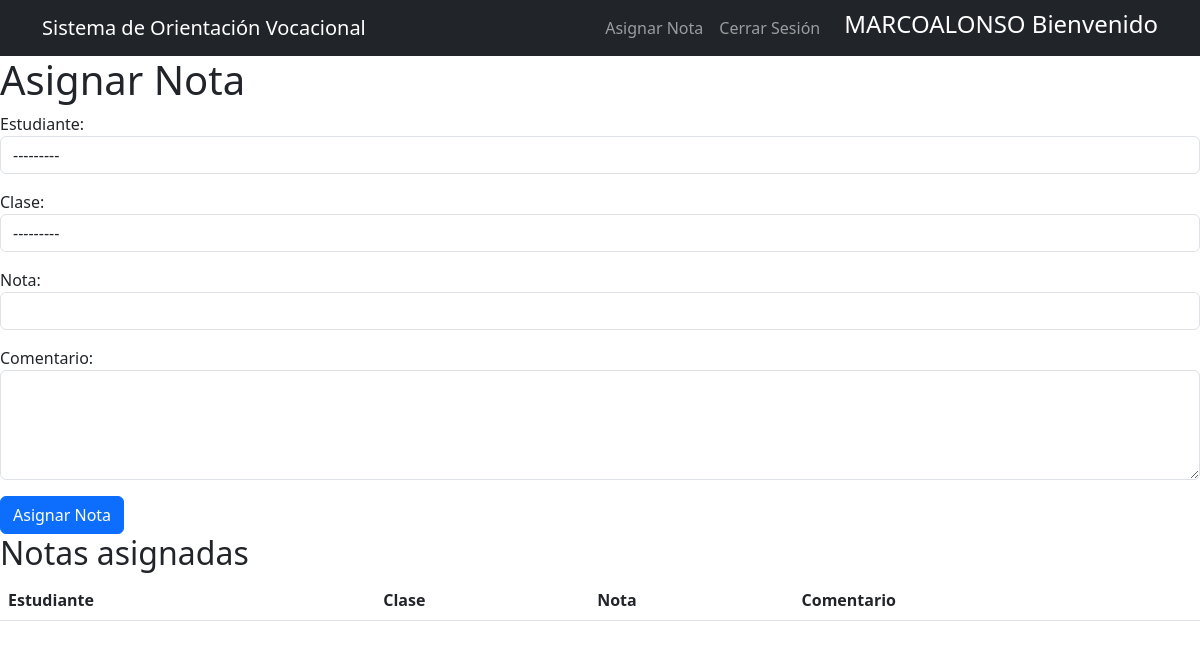
Page /asignarNota/ (signed in) on the earlier database version.
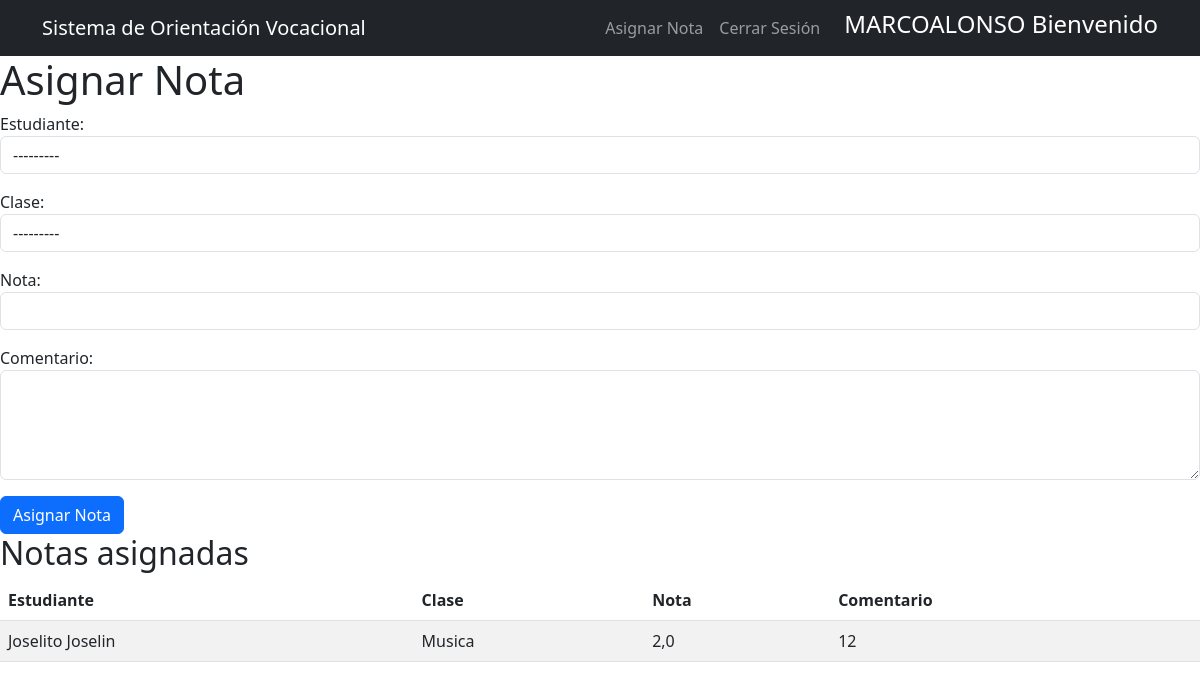
Same page on the later database version.
### Usuarios/models.py (models this page shows, shortened)
class User(AbstractUser):
    ROLES = (
        ('estudiante', 'Estudiante'),
        ('profesor', 'Profesor'),
    )
    role = models.CharField(max_length=10, choices=ROLES, verbose_name="Rol")
    cedula = models.CharField(max_length=10, unique=True, verbose_name="Cédula")
    telefono = models.CharField(max_length=10, verbose_name="Teléfono")
    especialidad = models.CharField(max_length=100, null=True, blank=True, verbose_name="Especialidad")
    fecha_nacimiento = models.DateField(null=True, blank=True, verbose_name="Fecha de Nacimiento")
    direccion = models.TextField(null=True, blank=True, verbose_name="Dirección")
    groups = models.ManyToManyField(
        'auth.Group',
        verbose_name='groups',
        blank=True,
        related_name='custom_user_set',
        related_query_name='custom_user'
    )
    user_permissions = models.ManyToManyField(
        'auth.Permission',
        verbose_name='user permissions',
        blank=True,
        related_name='custom_user_set',
        related_query_name='custom_user'
    )
    def is_profesor(self):
        return self.role == 'profesor'
    def __str__(self):
        return f"{self.username} ({self.role})"

### Academico/models.py (models this page shows, shortened)
class Calificacion(models.Model):
    id_calificacion = models.AutoField(primary_key=True)
    estudiante = models.ForeignKey(User, on_delete=models.CASCADE, limit_choices_to={'role': 'estudiante'})
    clase = models.ForeignKey(Clase, on_delete=models.CASCADE)
    nota = models.FloatField(verbose_name="Nota", validators=[MaxValueValidator(10)])
    fecha_registro = models.DateField(auto_now_add=True, verbose_name="Fecha de Registro")
    comentario = models.TextField(blank=True, null=True, verbose_name="Comentario")
    class Meta:
        verbose_name = "Calificación"
        verbose_name_plural = "Calificaciones"

class Clase(models.Model):
    id_clase = models.AutoField(primary_key=True)
    nombre = models.CharField(max_length=100, verbose_name="Nombre")
    codigo = models.CharField(max_length=20, verbose_name="Código")
    creditos = models.IntegerField(verbose_name="Créditos")
    profesor = models.ForeignKey(User, on_delete=models.CASCADE, limit_choices_to={'role': 'profesor'})
    def __str__(self):
        return f"{self.codigo} - {self.nombre}"
    class Meta:
        verbose_name = "Clase"
        verbose_name_plural = "Clases"

### Core/views.py (the view)
# urls.py: path('asignarNota/', views.asignarNota, name='asignarNota'),
@login_required
def asignarNota(request):
    if not (request.user.is_profesor() or request.user.is_superuser):
        return HttpResponseForbidden("No tienes los permisos para asignar notas.")
    grupos = Group.objects.all()
    estudiantes_por_grupo = {
        grupo.name: User.objects.filter(groups=grupo, role='estudiante') for grupo in grupos
    }
    clases = Clase.objects.all()
    if request.method == 'POST':
        estudiante_id = request.POST.get('estudiante')
        clase_id = request.POST.get('clase')
        calificacion = Calificacion.objects.filter(estudiante_id=estudiante_id, clase_id=clase_id).first()
        if calificacion:
            form = CalificacionesForm(request.POST, instance=calificacion)  # Cargar el formulario con la instancia existente
        else:
            form = CalificacionesForm(request.POST)  # Crear una nueva calificación
        if form.is_valid():
            form.save()  # Guardar cambios en la base de datos
            return redirect('asignarNota')  # Redirigir a una página de éxito
    else:
        form = CalificacionesForm()
    calificaciones = Calificacion.objects.select_related('estudiante', 'clase').all()
    return render(request, 'core/asignarNota.html', {
        'form': form,
        'estudiantes_por_grupo': estudiantes_por_grupo,
        'clases': clases,
        'calificaciones': calificaciones,
    })

### Core/forms.py
class CalificacionesForm(forms.ModelForm):
    class Meta:
        model = Calificacion
        fields = ['estudiante', 'clase', 'nota', 'comentario']
        widgets = {
            'comentario': forms.Textarea(attrs={'rows': 4, 'class': 'form-control'}),
            'nota': forms.NumberInput(attrs={'class': 'form-control'}),
        }
    def __init__(self, *args, **kwargs):
        super().__init__(*args, **kwargs)
        for field in self.fields.values():
            field.widget.attrs['class'] = 'form-control'
        self.fields['estudiante'].queryset = User.objects.filter(role='estudiante')
        self.fields['clase'].queryset = Clase.objects.all()

### Core/templates/core/asignarNota.html (shortened to what this page needs)
{% extends 'core/index.html' %}
{% block content %}
<div class="asignarNota">
    <h1>Asignar Nota</h1>
    <form method="post">
        <div class="mb-3">
            {{ form.estudiante.label_tag }}
            {{ form.estudiante }}
        </div>
        <div class="mb-3">
            {{ form.clase.label_tag }}
            {{ form.clase }}
        </div>
        <div class="mb-3">
            {{ form.nota.label_tag }}
            {{ form.nota }}
        </div>
        <div class="mb-3">
            {{ form.comentario.label_tag }}
            {{ form.comentario }}
        </div>
        <button type="submit" class="btn btn-primary">Asignar Nota</button>
    </form>
</div>
<h2>Notas asignadas</h2>
<table class="table table-striped">
    <thead>
        <tr>
            <th>Estudiante</th>
            <th>Clase</th>
            <th>Nota</th>
            <th>Comentario</th>
        </tr>
    </thead>
    <tbody>
        {% for calificacion in calificaciones %}
        <tr>
            <td>{{ calificacion.estudiante.get_full_name }}</td>
            <td>{{ calificacion.clase.nombre }}</td>
            <td>{{ calificacion.nota }}</td>
            <td>{{ calificacion.comentario }}</td>
        </tr>
        {% endfor %}
    </tbody>
</table>
{% endblock %}

### Core/templates/core/index.html (shortened to what this page needs)
<!DOCTYPE html>
<html lang="es">
<head>
    {% load static %}
    <link href="https://cdn.jsdelivr.net/npm/bootstrap@5.3.0/dist/css/bootstrap.min.css" rel="stylesheet">
</head>
<body>
    {% block header %}
    <header>
        <nav class="navbar navbar-expand-lg navbar-dark bg-dark">
            <div class="container">
                <a class="navbar-brand" href="/">Sistema de Orientación Vocacional</a>
                <div class="navbar-nav ml-auto">
                    {% if request.user.is_authenticated %}
                        {% if request.user.role == 'estudiante'%}
                            <a class="nav-link" href="{% url 'calificaciones' %}">Calificaciones</a>
                        {% elif request.user.role == 'profesor' %}
                            <a class="nav-link" href="{% url 'asignarNota' %}">Asignar Nota</a>
                        {% elif request.user.is_superuser %}
                            <a class="nav-link" href="{% url 'calificaciones' %}">Calificaciones</a>
                            <a class="nav-link" href="{% url 'asignarNota' %}">Asignar Nota</a>
                        {% endif %}
                        <a class="nav-link" href="{% url 'exit' %}">Cerrar Sesión</a>
                        <h4 class="text-white ms-3 align-self-center">{{request.user.username | upper}} Bienvenido</h4>
                    {% else %}
                        <a class="nav-link" href="{% url 'login' %}">Iniciar Sesión</a>
                        <a class="nav-link" href="{% url 'register' %}">Registrarse</a>
                    {% endif %}
                </div>
            </div>
        </nav>
    </header>
    {% endblock %}
    {% block content %}{% endblock %}
</body>
</html>

Differences in the rows shown:
added Calificacion: estudiante.get_full_name "Joselito Joselin", clase.nombre "Musica", nota "2,0", comentario "12"
